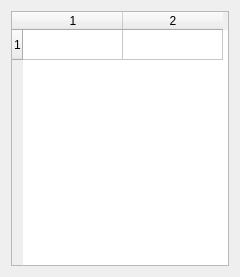
<?xml version="1.0" encoding="UTF-8"?>
<ui version="4.0">
 <class>DataTab</class>
 <widget class="QWidget" name="DataTab">
  <property name="geometry">
   <rect>
    <x>0</x>
    <y>0</y>
    <width>240</width>
    <height>277</height>
   </rect>
  </property>
  <property name="windowTitle">
   <string>Form</string>
  </property>
  <layout class="QGridLayout" name="gridLayout">
   <item row="0" column="0">
    <widget class="QTableWidget" name="tableWidget">
     <property name="rowCount">
      <number>1</number>
     </property>
     <property name="columnCount">
      <number>2</number>
     </property>
     <row/>
     <column/>
     <column/>
    </widget>
   </item>
  </layout>
 </widget>
 <resources/>
 <connections/>
</ui>
